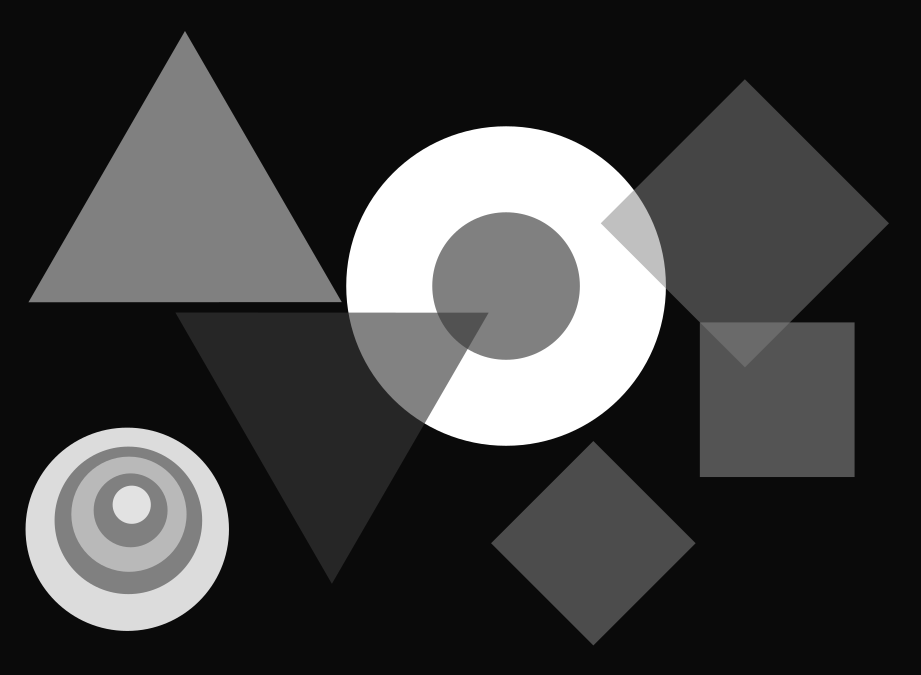
#> input picture PruebaVA/circles.png, 921 x 675 px
$ python testManual.py
#> lines starting #> are read from the running program, lines starting #| are printed output that depends on the picture
### practica01.py
import cv2
import numpy as np
from matplotlib import pyplot as plt
import os
import math
from skimage import img_as_ubyte, exposure

##   SUPPORT OPERATIONS

#Pinta histogramas con valores entre 0 y 1
def plot_grayhist(hist,bins):
    plt.figure()
    plt.title("Histograma de escala de grises")
    plt.xlabel("valor de grises")
    plt.ylabel("numero de pixels")
    plt.xlim([0.0, 1.0])
    plt.plot(bins[0:-1], hist)
    plt.show()

#Genera un kernel con un valor constante para todos los terminos del tamaño nxm
# [4 lines left out: function auto_kernel, not called in this run]

def load_image(path):
#> called with path = 'PruebaVA/circles.png'
    image_int = cv2.imread(path, cv2.IMREAD_GRAYSCALE)
#> image_int is the input picture: shape (675, 921); min 10, max 255, mean 63.5
    return image_int/255

def plot_image(tagPlot,inImage):
    cv2.imshow(tagPlot, inImage)
    cv2.waitKey(0)

def fixRanges(inImage):
    width, height = inImage.shape
    for x in range(0,width):
        for y in range(0,height):
            if (inImage[x,y] > 1): inImage[x,y] = 1
            if (inImage[x,y] < 0): inImage[x,y] = 0
    return inImage


# Renormalizar valores que se salgan de escala para la salida?
def save_image (name,inImage):
    print(name)
    path = os.path.join(os.getcwd(), name)
    inImage = fixRanges(inImage)
    inImage=img_as_ubyte(inImage)
    cv2.imwrite(path,inImage)

##  3.1 HISTOGRAM: CONTRAST ENHANCEMENT

#Ajusta la escala de grises que usa la imagen pasada por parametro
# [8 lines left out: function adjustIntensity, not called in this run]

#Ecualiza una imagen con un numero de bins pasado por parametro(por defecto 256)
def equalizeIntensity(inImage, nBins=256):
#> called with nBins = 10
    width,height = inImage.shape
#> width = 675; height = 921
    hist,bins = np.histogram(inImage,nBins,(0,1))
#> hist = [350318, 34104, 58034, 23220, 2504, 75625, 691, 8979, 16412, 51788]; bins = [0, 0.1, 0.2, 0.3, 0.4, 0.5, 0.6, 0.7, 0.8, 0.9, 1]
    plot_grayhist(hist,bins)
#> in plot_grayhist, `plt.show()`:
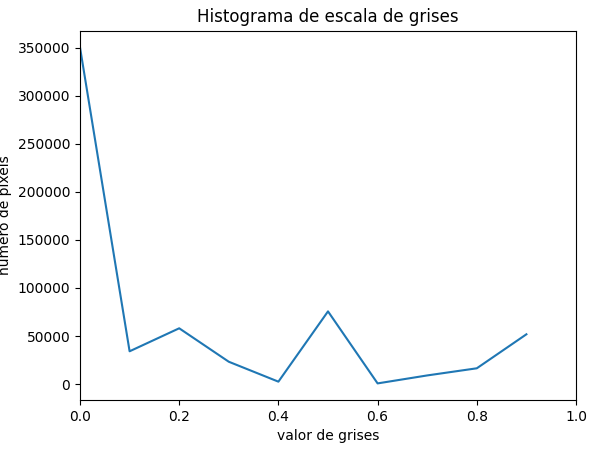
#> figure drawn by matplotlib, 1 panel; curve peaks at x = 0, y = 350318
    size=width*height
#> size = 621675
    percent_hist = hist/size
#> percent_hist = [0.564, 0.0549, 0.0934, 0.0374, 0.00403, 0.122, 0.00111, 0.0144, 0.0264, 0.0833]
    acum=[]
    total=0
    for i in percent_hist:
        total=total+i
        acum.append(total)
#> this loop made 10 passes
#> (i, total) on passes 1 to 10: (0.564, 0.564), (0.0549, 0.618), (0.0934, 0.712), (0.0374, 0.749), (0.00403, 0.753), (0.122, 0.875), (0.00111, 0.876), (0.0144, 0.89), (0.0264, 0.917), (0.0833, 1)
#> after the loop, acum = [0.564, 0.618, 0.712, 0.749, 0.753, 0.875, 0.876, 0.89, 0.917, 1]; total = 1
    acum = np.array(acum)
    return np.interp(inImage, bins[:-1],acum)
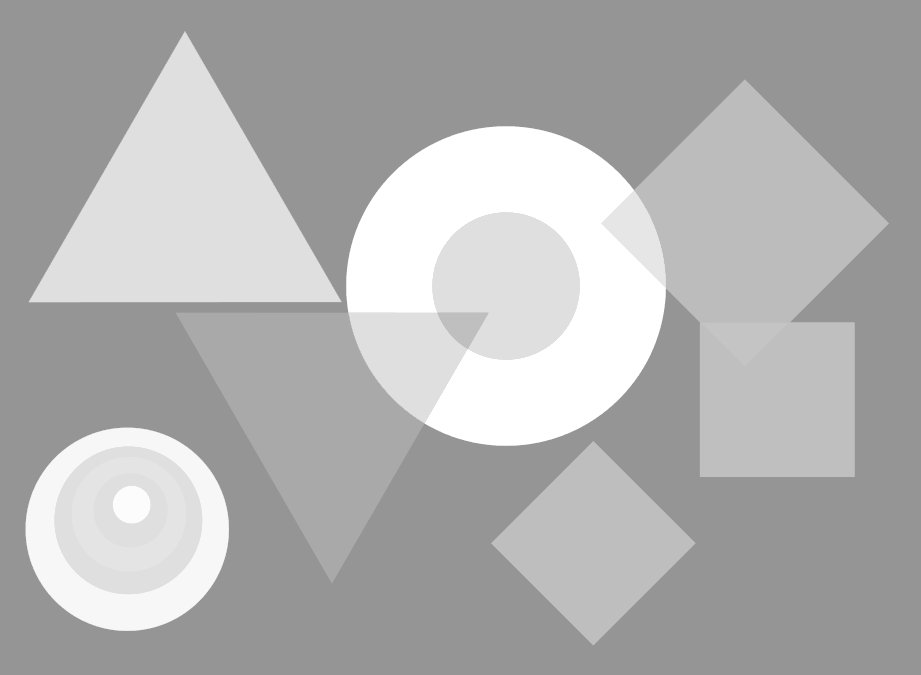
#> returned value: shape (675, 921) float64; min 0.585, max 1, mean 0.696

##  3.2 SPATIAL FILTERING: SMOOTHING AND ENHANCEMENT

#Aplica un filtro de convolucion a la imagen pasada por parametro con el kernel, tambien pasado por parametro
# [321 lines left out: functions filterImage, gaussKernel1D, gaussianFilter, medianFilter, highBoost, erode and 13 more, not called in this run]

### testManual.py
from practica01 import *

PATH = "PruebaVA/circles.png"

img = load_image(PATH)
# lo
# adjustIntensity
#responseImage = adjustIntensity(img)

# equalizeIntensity
responseImage = equalizeIntensity(img,10)

# filterImage
#kernel = auto_kernel(3,3)
#responseImage= filterImage(img,kernel)

# gaussKernel1D
#kernel = gaussKernel1D(1.2)

# gaussianFilter
#responseImage = gaussianFilter(img,1.4)

# medianFilter
#responseImage = medianFilter(img,3)

# highBoost
#responseImage = highBoost(img,1.4, "gaussian", 0.9)
#responseImage = highBoost(img,2.2, "median", 5)

# Erode
#SE = np.array([[1, 1, 1],[1, 1, 1],[1, 1, 1]])
#responseImage = erode(img,SE)

# Dilate
#responseImage = dilate(img,SE)

# Opening
#responseImage = opening(img,SE)

# Closing
#responseImage = closing(img,SE)

# Fill
#responseImage = fill (img, [[1,1]])
#responseImage = fill (img, [[1,1],[150,150]])

# gradientImage
#responseImageY, responseImageX = gradientImage(img, "Sobel")
#responseImageY, responseImageX = gradientImage(img, "centralDiff")

# edgeCanny
#responseImage = edgeCanny(img,1.1, 0.1, 0.35)

#Mostrar imagenes de Entrada y salida
plot_image("ImagenEntrada", img)
plot_image("ImagenSalida", responseImage)

#Guardar imagen de salida en la ruta..
save_image("saveImages/response.png", responseImage)
